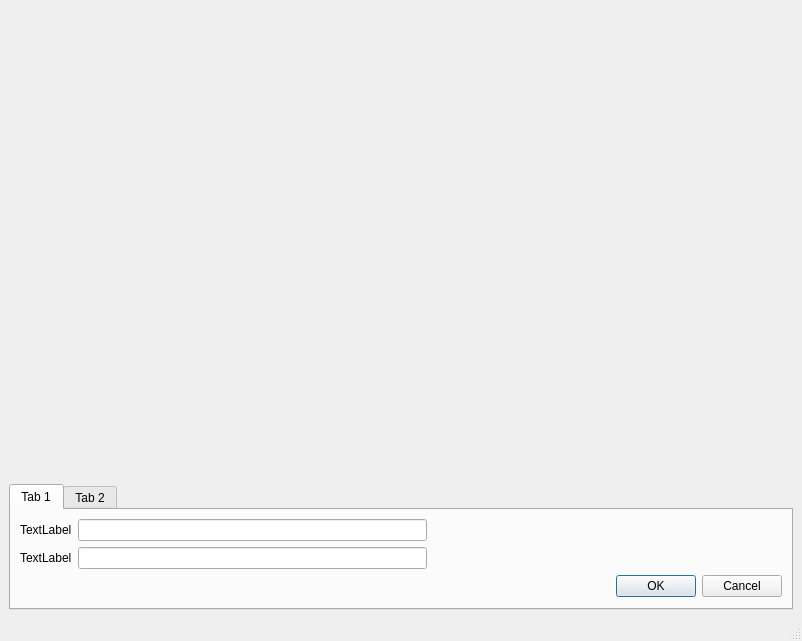
<?xml version="1.0" encoding="UTF-8"?>
<ui version="4.0">
 <class>DrawingBoard</class>
 <widget class="QMainWindow" name="DrawingBoard">
  <property name="geometry">
   <rect>
    <x>0</x>
    <y>0</y>
    <width>802</width>
    <height>641</height>
   </rect>
  </property>
  <property name="windowTitle">
   <string>DrawingBoard</string>
  </property>
  <widget class="QWidget" name="centralwidget">
   <layout class="QVBoxLayout" name="verticalLayout_3">
    <item>
     <widget class="QStackedWidget" name="stackedWidget">
      <property name="currentIndex">
       <number>0</number>
      </property>
      <widget class="QWidget" name="stackedWidgetPage1">
       <widget class="QLabel" name="e1">
        <property name="geometry">
         <rect>
          <x>11</x>
          <y>11</y>
          <width>149</width>
          <height>35</height>
         </rect>
        </property>
        <property name="styleSheet">
         <string notr="true"/>
        </property>
        <property name="text">
         <string/>
        </property>
        <property name="pixmap">
         <pixmap resource="pictures.qrc">:/pics/e1.jpg</pixmap>
        </property>
        <property name="scaledContents">
         <bool>true</bool>
        </property>
       </widget>
      </widget>
      <widget class="QWidget" name="stackedWidgetPage2">
       <layout class="QVBoxLayout" name="verticalLayout">
        <item>
         <widget class="QPushButton" name="addNodeBT">
          <property name="text">
           <string>添加结点</string>
          </property>
         </widget>
        </item>
        <item>
         <widget class="QPushButton" name="addElementBT">
          <property name="styleSheet">
           <string notr="true"/>
          </property>
          <property name="text">
           <string>添加元件</string>
          </property>
         </widget>
        </item>
       </layout>
      </widget>
     </widget>
    </item>
    <item>
     <spacer name="verticalSpacer_3">
      <property name="orientation">
       <enum>Qt::Vertical</enum>
      </property>
      <property name="sizeHint" stdset="0">
       <size>
        <width>20</width>
        <height>40</height>
       </size>
      </property>
     </spacer>
    </item>
    <item>
     <spacer name="verticalSpacer_2">
      <property name="orientation">
       <enum>Qt::Vertical</enum>
      </property>
      <property name="sizeHint" stdset="0">
       <size>
        <width>20</width>
        <height>89</height>
       </size>
      </property>
     </spacer>
    </item>
    <item>
     <spacer name="verticalSpacer">
      <property name="orientation">
       <enum>Qt::Vertical</enum>
      </property>
      <property name="sizeHint" stdset="0">
       <size>
        <width>20</width>
        <height>118</height>
       </size>
      </property>
     </spacer>
    </item>
    <item>
     <widget class="QTabWidget" name="tabWidget">
      <property name="currentIndex">
       <number>0</number>
      </property>
      <widget class="QWidget" name="tab">
       <attribute name="title">
        <string>Tab 1</string>
       </attribute>
       <layout class="QGridLayout" name="gridLayout">
        <item row="0" column="0">
         <widget class="QLabel" name="label_3">
          <property name="text">
           <string>TextLabel</string>
          </property>
         </widget>
        </item>
        <item row="0" column="1">
         <widget class="QLineEdit" name="lineEdit"/>
        </item>
        <item row="1" column="0">
         <widget class="QLabel" name="label_2">
          <property name="text">
           <string>TextLabel</string>
          </property>
         </widget>
        </item>
        <item row="1" column="1">
         <widget class="QLineEdit" name="lineEdit_2"/>
        </item>
        <item row="2" column="2">
         <widget class="QDialogButtonBox" name="buttonBox">
          <property name="standardButtons">
           <set>QDialogButtonBox::Cancel|QDialogButtonBox::Ok</set>
          </property>
         </widget>
        </item>
       </layout>
      </widget>
      <widget class="QWidget" name="tab_2">
       <attribute name="title">
        <string>Tab 2</string>
       </attribute>
      </widget>
     </widget>
    </item>
   </layout>
  </widget>
  <widget class="QMenuBar" name="menubar">
   <property name="geometry">
    <rect>
     <x>0</x>
     <y>0</y>
     <width>802</width>
     <height>30</height>
    </rect>
   </property>
  </widget>
  <widget class="QStatusBar" name="statusbar"/>
 </widget>
 <resources>
  <include location="pictures.qrc"/>
 </resources>
 <connections/>
</ui>
